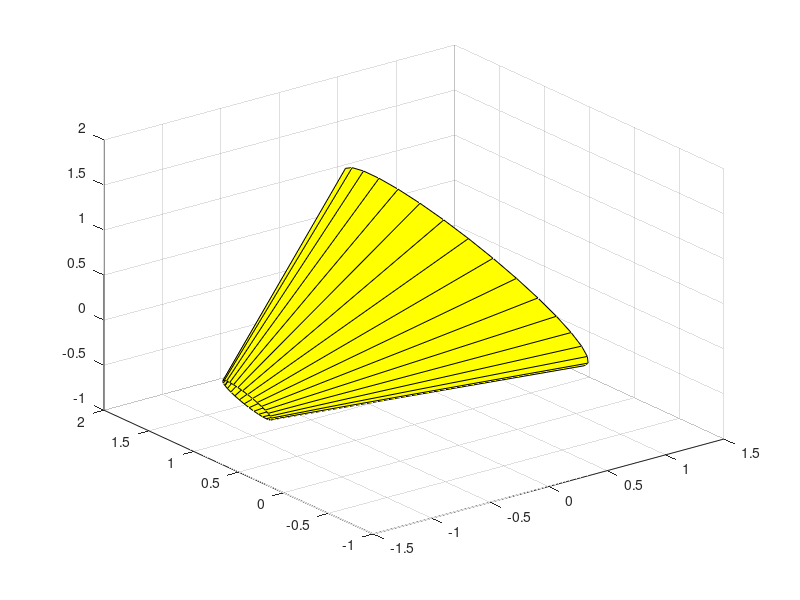

MATLAB code to generate this figure:
% r=1
% teta=-pi:0.01:pi
% x=r*cos(teta);
% y=r*sin(teta)
% plot3(x,y,zeros(1,numel(x)))

% Define my 2 circles
rng default
center1 = randn(1,3);
radius1 = .25;
center2 = randn(1,3);
radius2 = 1.25;
% Create 3 orthonormal vectors. The first goes from center1 to center2.
v1 = center2 - center1;
v1 = v1 / norm(v1);
v2 = cross(v1+randn(1,3),v1);
v2 = v2 / norm(v2);
v3 = cross(v1,v2);
v3 = v3 / norm(v3);
% Create 2x32 arrays of points.
ang = linspace(0,2*pi,32);
x = [center1(1) + radius1*(v2(1)*cos(ang) + v3(1)*sin(ang)); ...
     center2(1) + radius2*(v2(1)*cos(ang) + v3(1)*sin(ang))];
y = [center1(2) + radius1*(v2(2)*cos(ang) + v3(2)*sin(ang)); ...
     center2(2) + radius2*(v2(2)*cos(ang) + v3(2)*sin(ang))];
z = [center1(3) + radius1*(v2(3)*cos(ang) + v3(3)*sin(ang)); ...
     center2(3) + radius2*(v2(3)*cos(ang) + v3(3)*sin(ang))];
surf(x,y,z,'FaceColor','yellow')